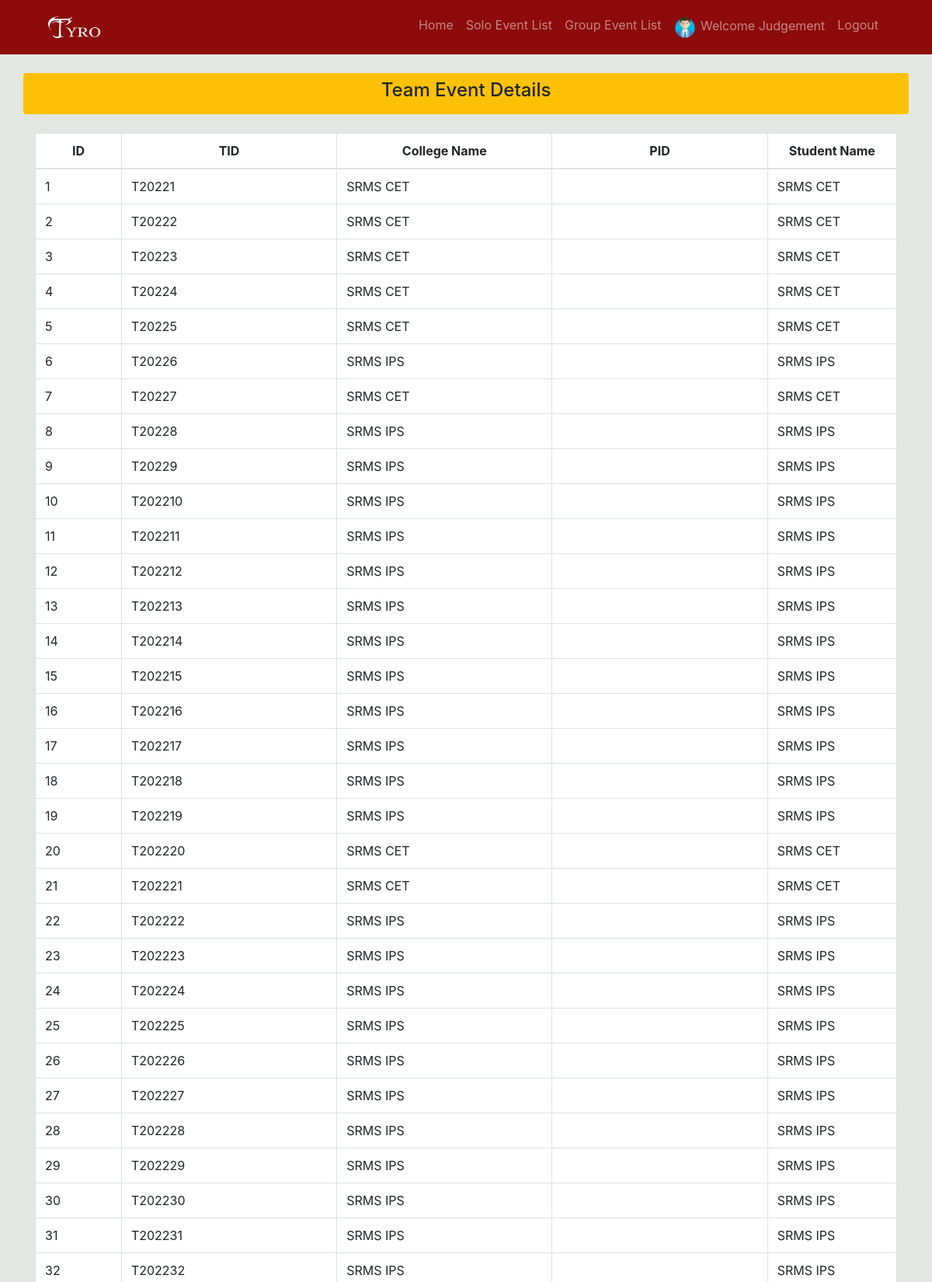
The page /regportal/judgement/t_event_details.php (upper part) on the database its author committed.
### tables this page shows
CREATE TABLE `tid` (
  `id` int(100) NOT NULL,
  `TID` varchar(1000) NOT NULL,
  `Total Members` int(250) NOT NULL,
  `date` date NOT NULL,
  `college` varchar(255) DEFAULT NULL,
  `generated_by` varchar(250) DEFAULT NULL,
  `members` varchar(255) NOT NULL
);

### regportal/judgement/t_event_details.php (the view, shortened to what this page needs)
<?php include('../connection.php')?>
<?php
$sql = 'SELECT * FROM tid';
$retval = mysqli_query($con,$sql);
?>
<?php include('includes/head.php')?>
<body>
<?php include('includes/navbar.php')?>
<div class="container">
  <div class="row rounded mt-4 bg-warning">
    <div class="col-md-12 p-2 text-center">
      <h4>Team Event Details</h4>
    </div>
  </div>
  <div class="row mt-4">
    <div class="col-md-12">
      <table class="table table-bordered table-hover bg-white">
        <thead>
          <tr class="text-center">
          <th scope="col" style="width:10%">ID</th>
            <th scope="col" style="width:25%">TID</th>
            <th scope="col" style="width:25%">College Name</th>
            <th scope="col" style="width:25%">PID</th>
            <th scope="col" style="width:25%">Student Name</th>
          </tr>
        </thead>
        <tbody>
          <?php
   while ($row = mysqli_fetch_assoc($retval)) {
    ?>
     <tr>
     <td>
        <?php
         echo $row["id"]
         ?>
      </td>
     <td>
        <?php
         echo $row["TID"]
         ?>
      </td>
      <td>
        <?php
         echo $row["college"]
         ?>
      </td>
      <td>
      </td>
      <td>
        <?php
         echo $row["college"]
         ?>
      </td>
    </tr>
    <?php
   }
   ?>
        </tbody>
      </table>
    </div>
  </div>
</div>
<?php include('includes/footer.php')?>

### regportal/judgement/css/style.css (style rules this page uses)
:root { --theme: #8d0b0b; --bgcolor: #126364; --yellow: r; }
body { background: #E2E7E1; min-height: 100vh; }

### regportal/judgement/includes/head.php (style rules this page uses)
body { padding-top: 70px; }

### rows shown on the page
tid: id "1", TID "T20221", college "SRMS CET"
tid: id "2", TID "T20222", college "SRMS CET"
tid: id "3", TID "T20223", college "SRMS CET"
tid: id "4", TID "T20224", college "SRMS CET"
tid: id "5", TID "T20225", college "SRMS CET"
tid: id "6", TID "T20226", college "SRMS IPS"
tid: id "7", TID "T20227", college "SRMS CET"
tid: id "8", TID "T20228", college "SRMS IPS"
tid: id "9", TID "T20229", college "SRMS IPS"
tid: id "10", TID "T202210", college "SRMS IPS"
tid: id "11", TID "T202211", college "SRMS IPS"
tid: id "12", TID "T202212", college "SRMS IPS"
tid: id "13", TID "T202213", college "SRMS IPS"
tid: id "14", TID "T202214", college "SRMS IPS"
tid: id "15", TID "T202215", college "SRMS IPS"
tid: id "16", TID "T202216", college "SRMS IPS"
tid: id "17", TID "T202217", college "SRMS IPS"
tid: id "18", TID "T202218", college "SRMS IPS"
tid: id "19", TID "T202219", college "SRMS IPS"
tid: id "20", TID "T202220", college "SRMS CET"
tid: id "21", TID "T202221", college "SRMS CET"
tid: id "22", TID "T202222", college "SRMS IPS"
tid: id "23", TID "T202223", college "SRMS IPS"
tid: id "24", TID "T202224", college "SRMS IPS"
tid: id "25", TID "T202225", college "SRMS IPS"
tid: id "26", TID "T202226", college "SRMS IPS"
tid: id "27", TID "T202227", college "SRMS IPS"
tid: id "28", TID "T202228", college "SRMS IPS"
tid: id "29", TID "T202229", college "SRMS IPS"
tid: id "30", TID "T202230", college "SRMS IPS"
tid: id "31", TID "T202231", college "SRMS IPS"
tid: id "32", TID "T202232", college "SRMS IPS"
